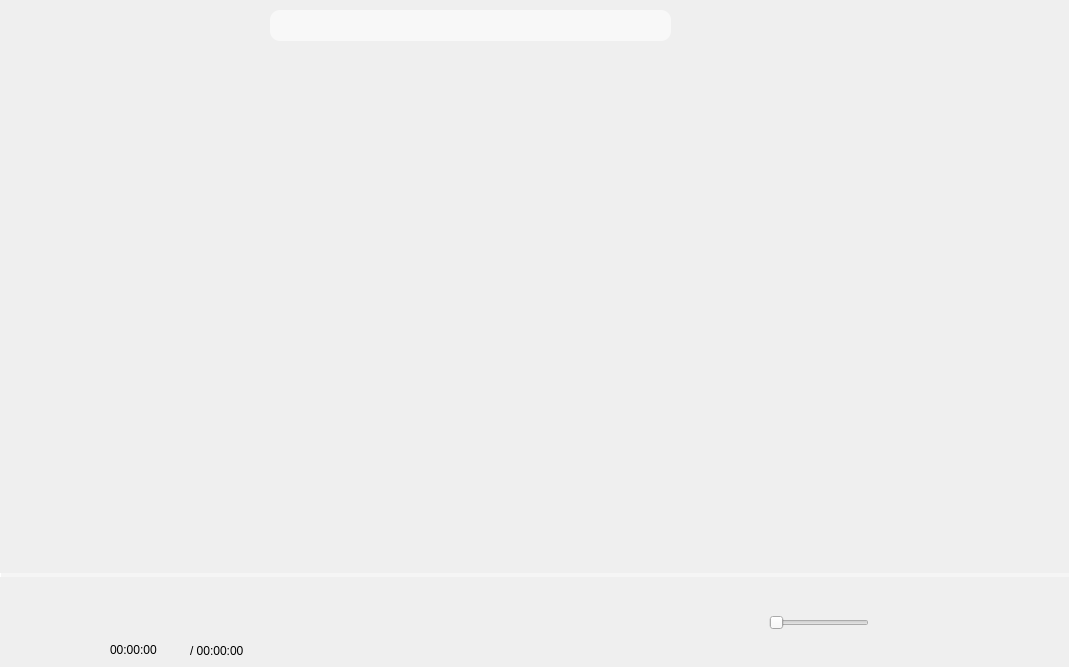
<?xml version="1.0" encoding="UTF-8"?>
<ui version="4.0">
 <class>MainWindow</class>
 <widget class="QMainWindow" name="MainWindow">
  <property name="geometry">
   <rect>
    <x>0</x>
    <y>0</y>
    <width>1069</width>
    <height>667</height>
   </rect>
  </property>
  <property name="windowTitle">
   <string>MainWindow</string>
  </property>
  <property name="styleSheet">
   <string notr="true"/>
  </property>
  <widget class="QWidget" name="centralwidget">
   <widget class="QFrame" name="frame">
    <property name="geometry">
     <rect>
      <x>0</x>
      <y>0</y>
      <width>1081</width>
      <height>671</height>
     </rect>
    </property>
    <property name="styleSheet">
     <string notr="true">QFrame#frame{
border-radius:5px;border-image: url(:/image/background/bakeground.jpg)
}</string>
    </property>
    <property name="frameShape">
     <enum>QFrame::StyledPanel</enum>
    </property>
    <property name="frameShadow">
     <enum>QFrame::Raised</enum>
    </property>
    <widget class="QListWidget" name="list">
     <property name="geometry">
      <rect>
       <x>0</x>
       <y>50</y>
       <width>211</width>
       <height>521</height>
      </rect>
     </property>
     <property name="styleSheet">
      <string notr="true">QListWidget{
font: 75 12pt &quot;Comic Sans MS&quot;;
background-color:transparent;

}
QListWidget::item{
color:rgb(120,120,120);
border:none;
margin-top:3px;

}
QListWidget::item:hover{
padding-left:4px;
margin-top:3px;
color:rgb(100,100,100);
background-color:rgba(255,255,255,0.2);



}
QListWidget::item:selected{
outline:none;
margin-top:3px;
padding-left:4px;
background-color:rgba(255,255,255,0.5);
color:rgb(0,0,0);
}
QListWidget::item:!active{
margin-top:3px;
border:none;
background-color:rgba(255,255,255,0);
color:rgb(120,120,120);
}



</string>
     </property>
     <property name="frameShape">
      <enum>QFrame::StyledPanel</enum>
     </property>
     <property name="frameShadow">
      <enum>QFrame::Plain</enum>
     </property>
    </widget>
    <widget class="QLineEdit" name="lineEdit">
     <property name="geometry">
      <rect>
       <x>270</x>
       <y>10</y>
       <width>401</width>
       <height>31</height>
      </rect>
     </property>
     <property name="styleSheet">
      <string notr="true">QLineEdit{
background-color: rgba(255, 255, 255,150);
border-style:outset;

border-width:0px;

border-radius:10px;
border-color: rgba(0,0,0,100);
font:bold 14px;
color:rgb(180,180,180);
padding:6px;
}</string>
     </property>
    </widget>
    <widget class="QPushButton" name="pushButton">
     <property name="geometry">
      <rect>
       <x>670</x>
       <y>10</y>
       <width>61</width>
       <height>41</height>
      </rect>
     </property>
     <property name="styleSheet">
      <string notr="true">QPushButton
{
background-image: url(:/image/btnimg/sousuo.png)46 repeat;
background-color: rgba(255, 255, 255,0);
background-repeat:no-repeat;
border:none;
background-position:center center;


}

QPushButton:hover{

	background-image: url(:/image/btnimg/rsousuo.png)46 repeat;
background-repeat:no-repeat;
background-position:center center;


}
QPushButton:pressed{
background-image: url(:/image/btnimg/sousuo.png)46 repeat;
background-repeat:no-repeat;
background-position:center center;

}</string>
     </property>
     <property name="text">
      <string/>
     </property>
    </widget>
    <widget class="QSlider" name="horizontalSlider_2">
     <property name="geometry">
      <rect>
       <x>0</x>
       <y>560</y>
       <width>1071</width>
       <height>31</height>
      </rect>
     </property>
     <property name="cursor">
      <cursorShape>PointingHandCursor</cursorShape>
     </property>
     <property name="styleSheet">
      <string notr="true">
    QSlider::add-page:Horizontal
     {     
background-color: rgba(255, 255, 255,100);
        height:4px;  
     } 
     QSlider::sub-page:Horizontal   
    {  
background-color: rgb(255, 255, 255);
        height:4px;
     }
    QSlider::groove:Horizontal   
    { 
        background:transparent; 
        height:4px;
    }  
    QSlider::handle:Horizontal  
    { 
        height:16px; 
        width:16px; 
	
	border-image: url(:/image/image/圆形 (9).png);
  margin: -6 0px; 
    }
      
</string>
     </property>
     <property name="orientation">
      <enum>Qt::Horizontal</enum>
     </property>
    </widget>
    <widget class="QLabel" name="now_time_label">
     <property name="geometry">
      <rect>
       <x>110</x>
       <y>640</y>
       <width>71</width>
       <height>20</height>
      </rect>
     </property>
     <property name="text">
      <string>00:00:00</string>
     </property>
    </widget>
    <widget class="QLabel" name="time_label">
     <property name="geometry">
      <rect>
       <x>190</x>
       <y>640</y>
       <width>91</width>
       <height>21</height>
      </rect>
     </property>
     <property name="text">
      <string>/ 00:00:00</string>
     </property>
    </widget>
    <widget class="QPushButton" name="close_btn">
     <property name="geometry">
      <rect>
       <x>1040</x>
       <y>0</y>
       <width>32</width>
       <height>32</height>
      </rect>
     </property>
     <property name="cursor">
      <cursorShape>PointingHandCursor</cursorShape>
     </property>
     <property name="styleSheet">
      <string notr="true">QPushButton
{
border-radius:0px;
background-image: url(:/image/btnimg/quit.png);
background-color: rgba(255, 255, 255,0);
background-repeat:no-repeat;
border:none;
background-position:center center;

}

QPushButton:hover{



	background-color: rgb(255, 255, 255,100);


}
QPushButton:pressed{
	background-color: rgba(95, 95, 95,100);
border-color:rgba(255,255,255,30);
border-style:inset;
color:rgba(0,0,0,100);

}
</string>
     </property>
     <property name="text">
      <string/>
     </property>
    </widget>
    <widget class="QPushButton" name="min_btn_2">
     <property name="geometry">
      <rect>
       <x>1010</x>
       <y>0</y>
       <width>32</width>
       <height>32</height>
      </rect>
     </property>
     <property name="cursor">
      <cursorShape>PointingHandCursor</cursorShape>
     </property>
     <property name="styleSheet">
      <string notr="true">QPushButton
{
border-radius:0px;
background-image: url(:/image/btnimg/max.png);
background-color: rgba(255, 255, 255,0);
background-repeat:no-repeat;
border:none;
background-position:center center;

}

QPushButton:hover{



	background-color: rgb(255, 255, 255,100);


}
QPushButton:pressed{
	background-color: rgba(95, 95, 95,100);
border-color:rgba(255,255,255,30);
border-style:inset;
color:rgba(0,0,0,100);

}
</string>
     </property>
     <property name="text">
      <string/>
     </property>
    </widget>
    <widget class="QPushButton" name="max_btn_2">
     <property name="geometry">
      <rect>
       <x>980</x>
       <y>0</y>
       <width>32</width>
       <height>32</height>
      </rect>
     </property>
     <property name="cursor">
      <cursorShape>PointingHandCursor</cursorShape>
     </property>
     <property name="styleSheet">
      <string notr="true">QPushButton
{
border-radius:0px;
background-image: url(:/image/btnimg/min.png);
background-color: rgba(255, 255, 255,0);
background-repeat:no-repeat;
border:none;
background-position:center center;

}

QPushButton:hover{



	background-color: rgb(255, 255, 255,100);


}
QPushButton:pressed{
	background-color: rgba(95, 95, 95,100);
border-color:rgba(255,255,255,30);
border-style:inset;
color:rgba(0,0,0,100);

}
</string>
     </property>
     <property name="text">
      <string/>
     </property>
    </widget>
    <widget class="QListWidget" name="Lrc_list">
     <property name="geometry">
      <rect>
       <x>210</x>
       <y>50</y>
       <width>851</width>
       <height>521</height>
      </rect>
     </property>
     <property name="styleSheet">
      <string notr="true">QListWidget{
font: 75 12pt &quot;Comic Sans MS&quot;;
background-color:transparent;

}
QListWidget::item{
color:rgb(120,120,120);
border:none;
margin-top:3px;

}
QListWidget::item:hover{
padding-left:4px;
margin-top:3px;
color:rgb(100,100,100);
background-color:rgba(255,255,255,0.2);



}
QListWidget::item:selected{
outline:none;
margin-top:3px;
padding-left:4px;
background-color:rgba(255,255,255,0.5);
color:rgb(0,0,0);
}
QListWidget::item:!active{
margin-top:3px;
border:none;
background-color:rgba(255,255,255,0);
color:rgb(120,120,120);
}



</string>
     </property>
     <property name="frameShape">
      <enum>QFrame::Panel</enum>
     </property>
    </widget>
    <widget class="QLabel" name="music_name_label">
     <property name="geometry">
      <rect>
       <x>10</x>
       <y>580</y>
       <width>81</width>
       <height>81</height>
      </rect>
     </property>
     <property name="text">
      <string/>
     </property>
    </widget>
    <widget class="QWidget" name="widget" native="true">
     <property name="geometry">
      <rect>
       <x>370</x>
       <y>590</y>
       <width>241</width>
       <height>64</height>
      </rect>
     </property>
     <layout class="QHBoxLayout" name="horizontalLayout">
      <item>
       <spacer name="horizontalSpacer_3">
        <property name="orientation">
         <enum>Qt::Horizontal</enum>
        </property>
        <property name="sizeHint" stdset="0">
         <size>
          <width>40</width>
          <height>20</height>
         </size>
        </property>
       </spacer>
      </item>
      <item>
       <widget class="QPushButton" name="last_btn">
        <property name="sizePolicy">
         <sizepolicy hsizetype="Minimum" vsizetype="Fixed">
          <horstretch>0</horstretch>
          <verstretch>0</verstretch>
         </sizepolicy>
        </property>
        <property name="minimumSize">
         <size>
          <width>46</width>
          <height>46</height>
         </size>
        </property>
        <property name="maximumSize">
         <size>
          <width>46</width>
          <height>46</height>
         </size>
        </property>
        <property name="mouseTracking">
         <bool>false</bool>
        </property>
        <property name="tabletTracking">
         <bool>false</bool>
        </property>
        <property name="focusPolicy">
         <enum>Qt::NoFocus</enum>
        </property>
        <property name="contextMenuPolicy">
         <enum>Qt::DefaultContextMenu</enum>
        </property>
        <property name="acceptDrops">
         <bool>false</bool>
        </property>
        <property name="autoFillBackground">
         <bool>false</bool>
        </property>
        <property name="styleSheet">
         <string notr="true">
QPushButton
{

background: transparent;
background-image: url(:/image/btnimg/Lastshangyiqu.png)46 repeat;
background-repeat:no-repeat;
background-position:center center;
border:none;



}

QPushButton:hover{

background-image: url(:/image/btnimg/rLastshangyiqu.png)46 repeat;
background-repeat:no-repeat;
background-position:center center;


}
QPushButton:pressed{
background-image: url(:/image/btnimg/dLastshangyiqu.png)46 repeat;
background-repeat:no-repeat;
background-position:center center;

}</string>
        </property>
        <property name="text">
         <string/>
        </property>
        <property name="checkable">
         <bool>false</bool>
        </property>
        <property name="autoDefault">
         <bool>false</bool>
        </property>
        <property name="default">
         <bool>false</bool>
        </property>
        <property name="flat">
         <bool>false</bool>
        </property>
       </widget>
      </item>
      <item>
       <spacer name="horizontalSpacer">
        <property name="orientation">
         <enum>Qt::Horizontal</enum>
        </property>
        <property name="sizeHint" stdset="0">
         <size>
          <width>40</width>
          <height>20</height>
         </size>
        </property>
       </spacer>
      </item>
      <item>
       <widget class="QPushButton" name="play_Btn">
        <property name="minimumSize">
         <size>
          <width>46</width>
          <height>46</height>
         </size>
        </property>
        <property name="maximumSize">
         <size>
          <width>46</width>
          <height>46</height>
         </size>
        </property>
        <property name="styleSheet">
         <string notr="true">QPushButton
{
background-repeat:no-repeat;
background-position:center center;
border:none;

}

QPushButton:hover{
background-repeat:no-repeat;
background-position:center center;


}
QPushButton:pressed{
background-repeat:no-repeat;
background-position:center center;

}
</string>
        </property>
        <property name="text">
         <string/>
        </property>
       </widget>
      </item>
      <item>
       <spacer name="horizontalSpacer_2">
        <property name="orientation">
         <enum>Qt::Horizontal</enum>
        </property>
        <property name="sizeHint" stdset="0">
         <size>
          <width>40</width>
          <height>20</height>
         </size>
        </property>
       </spacer>
      </item>
      <item>
       <widget class="QPushButton" name="next_btn">
        <property name="minimumSize">
         <size>
          <width>46</width>
          <height>46</height>
         </size>
        </property>
        <property name="maximumSize">
         <size>
          <width>46</width>
          <height>46</height>
         </size>
        </property>
        <property name="styleSheet">
         <string notr="true">QPushButton
{
background-image: url(:/image/btnimg/Nextxiayiqu.png)46 repeat;
background-color: rgba(255, 255, 255,0);
background-repeat:no-repeat;
border:none;
background-position:center center;


}

QPushButton:hover{

	background-image: url(:/image/btnimg/rNextxiayiqu.png)46 repeat;
background-repeat:no-repeat;
background-position:center center;


}
QPushButton:pressed{
background-image: url(:/image/btnimg/dNextxiayiqu.png)46 repeat;
background-repeat:no-repeat;
background-position:center center;

}</string>
        </property>
        <property name="text">
         <string/>
        </property>
        <property name="flat">
         <bool>true</bool>
        </property>
       </widget>
      </item>
      <item>
       <spacer name="horizontalSpacer_4">
        <property name="orientation">
         <enum>Qt::Horizontal</enum>
        </property>
        <property name="sizeHint" stdset="0">
         <size>
          <width>40</width>
          <height>20</height>
         </size>
        </property>
       </spacer>
      </item>
     </layout>
    </widget>
    <widget class="QLabel" name="Name">
     <property name="geometry">
      <rect>
       <x>110</x>
       <y>600</y>
       <width>161</width>
       <height>31</height>
      </rect>
     </property>
     <property name="text">
      <string/>
     </property>
    </widget>
    <widget class="QPushButton" name="pushButton_4">
     <property name="geometry">
      <rect>
       <x>950</x>
       <y>0</y>
       <width>32</width>
       <height>32</height>
      </rect>
     </property>
     <property name="minimumSize">
      <size>
       <width>32</width>
       <height>32</height>
      </size>
     </property>
     <property name="maximumSize">
      <size>
       <width>32</width>
       <height>32</height>
      </size>
     </property>
     <property name="styleSheet">
      <string notr="true">QPushButton
{
border-radius:0px;
background-image: url(:/image/btnimg/cod.png);
background-color: rgba(255, 255, 255,0);
background-repeat:no-repeat;
border:none;
background-position:center center;

}

QPushButton:hover{



	background-color: rgb(255, 255, 255,100);


}
QPushButton:pressed{
	background-color: rgba(95, 95, 95,100);
border-color:rgba(255,255,255,30);
border-style:inset;
color:rgba(0,0,0,100);

}
</string>
     </property>
     <property name="text">
      <string/>
     </property>
    </widget>
    <widget class="QWidget" name="widget_2" native="true">
     <property name="geometry">
      <rect>
       <x>700</x>
       <y>600</y>
       <width>351</width>
       <height>46</height>
      </rect>
     </property>
     <layout class="QHBoxLayout" name="horizontalLayout_2">
      <property name="spacing">
       <number>5</number>
      </property>
      <property name="leftMargin">
       <number>0</number>
      </property>
      <property name="topMargin">
       <number>0</number>
      </property>
      <property name="rightMargin">
       <number>52</number>
      </property>
      <property name="bottomMargin">
       <number>0</number>
      </property>
      <item>
       <spacer name="horizontalSpacer_5">
        <property name="orientation">
         <enum>Qt::Horizontal</enum>
        </property>
        <property name="sizeHint" stdset="0">
         <size>
          <width>40</width>
          <height>20</height>
         </size>
        </property>
       </spacer>
      </item>
      <item>
       <widget class="QPushButton" name="pushButton_2">
        <property name="minimumSize">
         <size>
          <width>32</width>
          <height>32</height>
         </size>
        </property>
        <property name="styleSheet">
         <string notr="true">
background-image: url(:/image/btnimg/Volumeyinliang.png)32 repeat;
background-color: rgba(255, 255, 255,0);
background-repeat:no-repeat;
border:none;
background-position:center center;



</string>
        </property>
        <property name="text">
         <string/>
        </property>
       </widget>
      </item>
      <item>
       <widget class="QSlider" name="horizontalSlider">
        <property name="minimumSize">
         <size>
          <width>100</width>
          <height>0</height>
         </size>
        </property>
        <property name="styleSheet">
         <string notr="true"/>
        </property>
        <property name="minimum">
         <number>0</number>
        </property>
        <property name="orientation">
         <enum>Qt::Horizontal</enum>
        </property>
       </widget>
      </item>
      <item>
       <spacer name="horizontalSpacer_7">
        <property name="orientation">
         <enum>Qt::Horizontal</enum>
        </property>
        <property name="sizeHint" stdset="0">
         <size>
          <width>40</width>
          <height>20</height>
         </size>
        </property>
       </spacer>
      </item>
      <item>
       <widget class="QPushButton" name="btn_world">
        <property name="minimumSize">
         <size>
          <width>32</width>
          <height>32</height>
         </size>
        </property>
        <property name="styleSheet">
         <string notr="true">
QPushButton
{

background: transparent;
background-image: url(:/image/btnimg/songworld.png)32 repeat;
background-repeat:no-repeat;
background-position:center center;
border:none;



}

QPushButton:hover{

background-image: url(:/image/btnimg/rsongworld.png)32 repeat;
background-repeat:no-repeat;
background-position:center center;


}
QPushButton:pressed{
background-image: url(:/image/btnimg/songworld.png)32 repeat;
background-repeat:no-repeat;
background-position:center center;

}</string>
        </property>
        <property name="text">
         <string/>
        </property>
       </widget>
      </item>
      <item>
       <spacer name="horizontalSpacer_8">
        <property name="orientation">
         <enum>Qt::Horizontal</enum>
        </property>
        <property name="sizeHint" stdset="0">
         <size>
          <width>20</width>
          <height>20</height>
         </size>
        </property>
       </spacer>
      </item>
      <item>
       <widget class="QPushButton" name="pushButton_3">
        <property name="minimumSize">
         <size>
          <width>32</width>
          <height>32</height>
         </size>
        </property>
        <property name="maximumSize">
         <size>
          <width>32</width>
          <height>32</height>
         </size>
        </property>
        <property name="styleSheet">
         <string notr="true">
QPushButton
{

background: transparent;
background-image: url(:/image/btnimg/ListCycleliebiaoxunhuan.png)32 repeat;
background-repeat:no-repeat;
background-position:center center;
border:none;



}

QPushButton:hover{

background-image: url(:/image/btnimg/rListCycleliebiaoxunhuan.png)32 repeat;
background-repeat:no-repeat;
background-position:center center;


}
QPushButton:pressed{
background-image:url(:/image/btnimg/ListCycleliebiaoxunhuan.png)32 repeat;
background-repeat:no-repeat;
background-position:center center;

}</string>
        </property>
        <property name="text">
         <string/>
        </property>
       </widget>
      </item>
      <item>
       <spacer name="horizontalSpacer_9">
        <property name="orientation">
         <enum>Qt::Horizontal</enum>
        </property>
        <property name="sizeHint" stdset="0">
         <size>
          <width>20</width>
          <height>20</height>
         </size>
        </property>
       </spacer>
      </item>
     </layout>
    </widget>
    <widget class="QPushButton" name="pushButton_5">
     <property name="geometry">
      <rect>
       <x>990</x>
       <y>520</y>
       <width>81</width>
       <height>51</height>
      </rect>
     </property>
     <property name="styleSheet">
      <string notr="true">QPushButton
{
border-radius:0px;
background-image: url(:/image/background/111.png);
background-color: rgba(255, 255, 255,0);
background-repeat:no-repeat;
border:none;
background-position:center center;

}




</string>
     </property>
     <property name="text">
      <string/>
     </property>
    </widget>
   </widget>
  </widget>
 </widget>
 <resources/>
 <connections/>
</ui>
